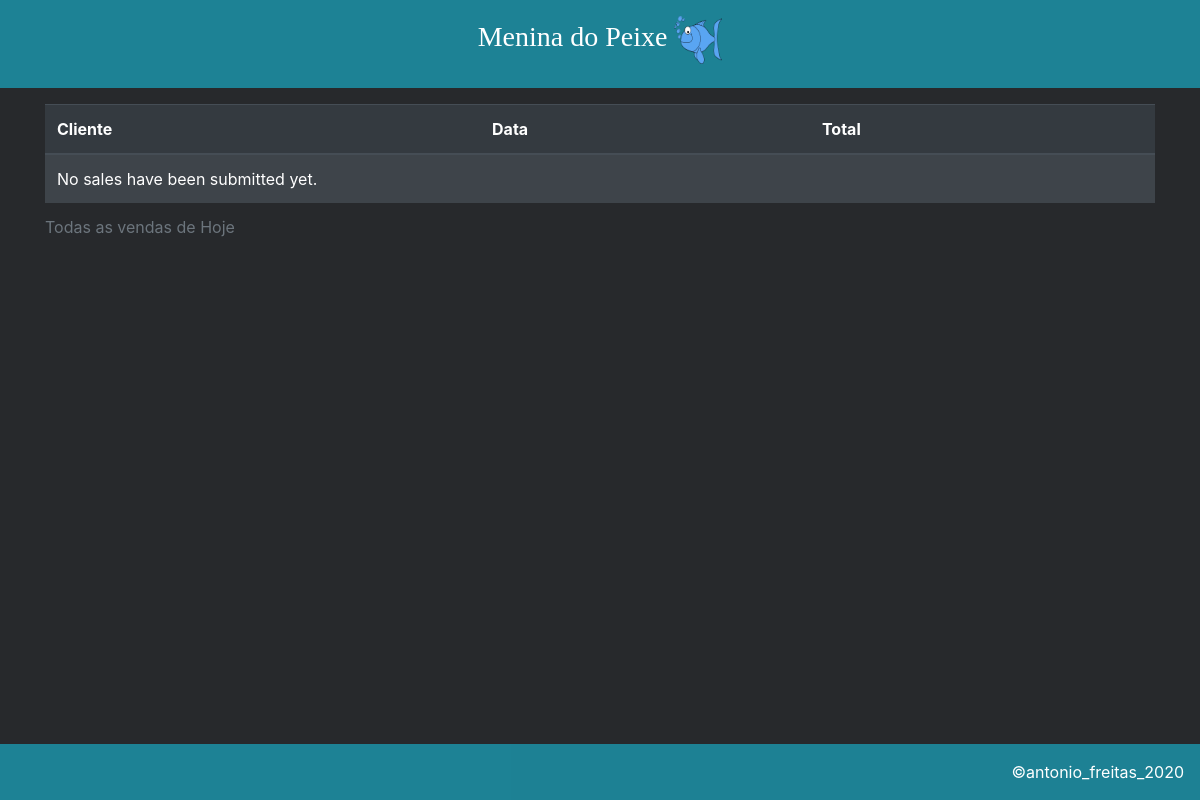
Before: /dblists/td_sales/10/1/ (signed in) with the older database file.
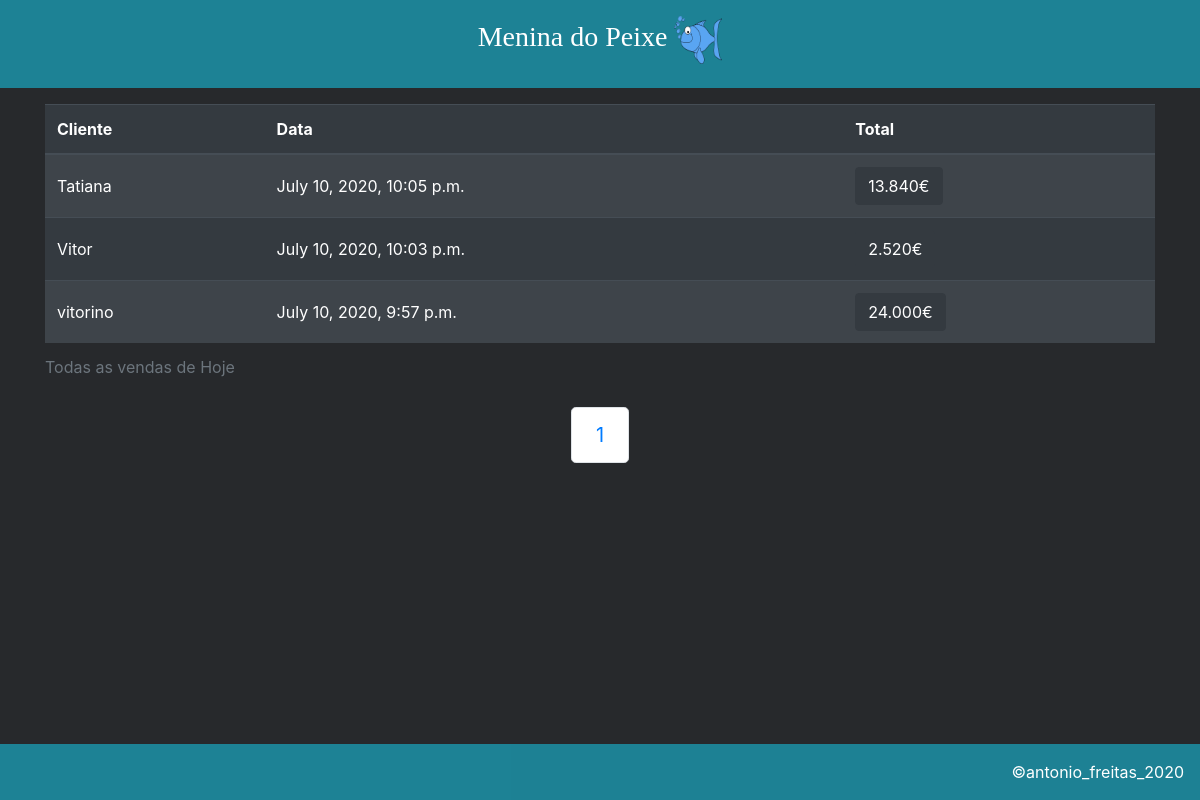
After: the same page with the newer database file.
### mdpapp/models.py (models this page shows, shortened)
class Sale(models.Model):
    id=models.AutoField(primary_key=True)
    sale_date=models.DateTimeField("Data da Venda", auto_now_add=True)
    client=models.ForeignKey(Client, on_delete=models.PROTECT, verbose_name="Clientes")
    sale_note=models.CharField("Observações", max_length=200, null=True)
    sale_total=models.DecimalField(max_digits=10,decimal_places=3)

class Client(models.Model):
    client_name=models.CharField("Nome", max_length=200, unique=True)
    client_address=models.CharField("Endereço", max_length=200)
    client_contact=models.CharField("Contacto", max_length=200)
    client_email=models.EmailField("Email", max_length=200, null=True)
    client_note=models.CharField("Observações", max_length=200)
    client_date_added=models.DateTimeField("Data Adicionado", auto_now_add=True)
    owner=models.ForeignKey(User, on_delete=models.PROTECT)
    def __str__(self):
        return self.client_name

### mdpapp/views.py (the view)
# urls.py: path('dblists/td_sales/<int:dia>/<int:page>/', views.todays_sales, name='td_sales'),
@login_required
def todays_sales(request, dia, page):
    today=dia
    todaysales = Sale.objects.order_by('-sale_date').filter(sale_date__day=today)
    bunches=math.ceil(len(todaysales)/5)
    end=5*page
    start=end-5
    todaysales=todaysales[start:end]
    context = {'todaysales': todaysales, 'today':today, 'range':range(1,bunches+1)}
    return render(request, 'mdpapp/allsalestoday.html', context)

### mdpapp/templates/mdpapp/allsalestoday.html
{% extends "mdpapp/base.html" %}
{% block content %}
    <div class="container">
        <table class="table table-striped table-dark">
            <caption>
                Todas as vendas de Hoje
            </caption>
            <thead>
                <tr>
                    <th>Cliente</th>
                    <th>Data</th>
                    <th>Total</th>
                </tr>
            </thead>
            <tbody>
                {% for sale in todaysales %}
                <tr>
                    <td style="vertical-align: middle;">
                        {{ sale.client }}
                    </td>
                    <td style="vertical-align: middle;">
                        {{ sale.sale_date }}
                    </td>
                    <td>
                        <a href="{% url 'sale' sale.id %}">
                            <button type="button" class="btn btn-dark">
                                {{ sale.sale_total }}€
                            </button>
                        </a>
                    </td>
                </tr>
                {% empty %}
                <tr>
                    <td colspan="3">No sales have been submitted yet.</td>
                </tr>
                {% endfor %}
            </tbody>
        </table>
        <nav aria-label="Page navigation example">
            <ul class="pagination pagination-lg justify-content-center">
                {% for i in range %}
              <li class="page-item"><a class="page-link" href="{% url 'td_sales' today i %}">{{i}}</a></li>
              {% endfor %}
            </ul>
        </nav>
    </div>
{% endblock content %}

### mdpapp/templates/mdpapp/base.html (shortened to what this page needs)
{% load static %}
<!DOCTYPE html>
<html lang="en">
    <head>
        <link rel="stylesheet" href="https://maxcdn.bootstrapcdn.com/bootstrap/4.4.1/css/bootstrap.min.css">
        <link rel="stylesheet" href="{% static 'mdpapp/main.css' %}">
        <link rel="stylesheet" href="//code.jquery.com/ui/1.12.1/themes/base/jquery-ui.css">
    </head>
    <body>
        {% block header %}
        <header class="container-fluid p-3 d-flex justify-content-center">
            <a class="text-white nounderline" href="{% url 'index' %}">
                <h3>
                    Menina do Peixe
                    <img src="{% static 'mdpapp/favicon.ico' %}" alt="alt">
                </h3>
            </a>
        </header>
        {% endblock %}
        <div class="container-fluid p-3" style="margin-bottom: 4em;">
            {% block content %}{% endblock content %}
        </div>
        {% block footer %}<footer class="container-fluid p-3 text-white fixed-bottom d-flex justify-content-end" >©antonio_freitas_2020</footer>{% endblock %}
    </body>
</html>

### mdpapp/static/mdpapp/main.css (style rules this page uses)
body { background-color:#27292c; }
header { background-color: rgba(26, 171, 197, 0.685); font-family: fantasy; }
footer { background-color: rgba(26, 171, 197, 0.685); }
.nounderline { text-decoration: none !important }

Changed rows visible on the page:
added Sale: client "Tatiana", sale_date "July 10, 2020, 10:05 p.m.", sale_total "13.840"
added Sale: client "Vitor", sale_date "July 10, 2020, 10:03 p.m.", sale_total "2.520"
added Sale: client "vitorino", sale_date "July 10, 2020, 9:57 p.m.", sale_total "24.000"
Other visible differences:
new list line: "1"
text no longer shown: "No sales have been submitted yet."
